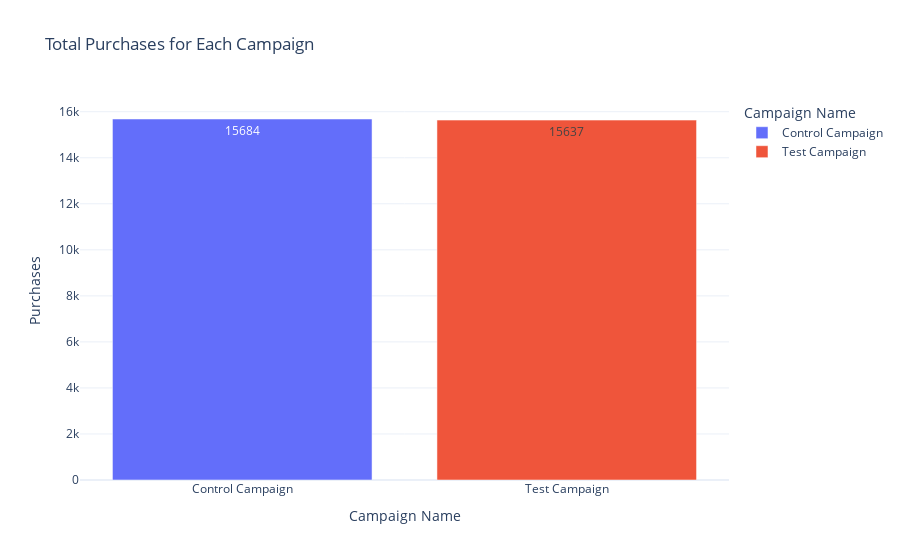

The notebook cell this image was saved under:
### Markdown cell above
More people added the product to cart through control campaign!

#### Control Campaign Win 4

Before get to the most important part where we see how many purchases were made after added to cart for both campaign, lets look at the purchases for each campaign:

### Code cell
total = round(data.groupby('Campaign Name')['Purchases'].sum().reset_index())
print(total)

figure = px.bar(total, x='Campaign Name', y='Purchases',
               title='Total Purchases for Each Campaign',
               text='Purchases',
               color='Campaign Name')

figure.show()

### Figure 1 — Plotly figure (JSON) as saved in the notebook; plotly's stock layout.template omitted (floating-point values rounded to 4 significant figures)
{"data": [{"alignmentgroup": "True", "hovertemplate": "Campaign Name=%{x}<br>Purchases=%{text}<extra></extra>", "legendgroup": "Control Campaign", "marker": {"color": "#636efa", "pattern": {"shape": ""}}, "name": "Control Campaign", "offsetgroup": "Control Campaign", "orientation": "v", "showlegend": true, "text": [15684], "textposition": "auto", "type": "bar", "x": ["Control Campaign"], "xaxis": "x", "y": [15684], "yaxis": "y"}, {"alignmentgroup": "True", "hovertemplate": "Campaign Name=%{x}<br>Purchases=%{text}<extra></extra>", "legendgroup": "Test Campaign", "marker": {"color": "#EF553B", "pattern": {"shape": ""}}, "name": "Test Campaign", "offsetgroup": "Test Campaign", "orientation": "v", "showlegend": true, "text": [15637], "textposition": "auto", "type": "bar", "x": ["Test Campaign"], "xaxis": "x", "y": [15637], "yaxis": "y"}], "layout": {"barmode": "relative", "legend": {"title": {"text": "Campaign Name"}, "tracegroupgap": 0}, "title": {"text": "Total Purchases for Each Campaign"}, "xaxis": {"anchor": "y", "categoryarray": ["Control Campaign", "Test Campaign"], "categoryorder": "array", "domain": [0, 1], "title": {"text": "Campaign Name"}}, "yaxis": {"anchor": "x", "domain": [0, 1], "title": {"text": "Purchases"}}}}
